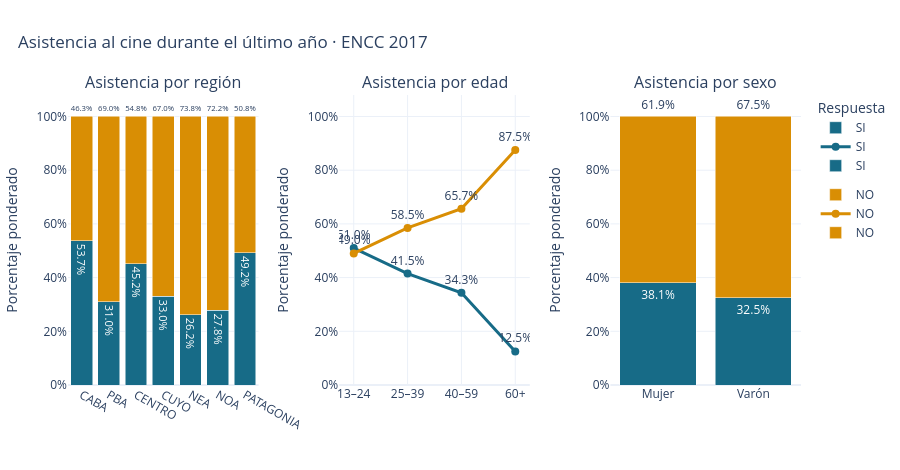

Notebook code cell kept with this figure:
### Markdown cell above
## 2. Tablero

La escala vertical declara que se trata de porcentajes. Los colores se repiten entre vistas para `SI` y `NO`; las etiquetas y el texto emergente también comunican los valores. El detalle emergente incluye el tamaño muestral por respuesta.

### Code cell
figura = crear_tablero(datos)
figura.show()

### Figure 1 — Plotly figure (JSON) as saved in the notebook; plotly's stock layout.template omitted (floating-point values rounded to 4 significant figures)
{"data": [{"customdata": [236, 137, 198, 131, 116, 99, 191], "hovertemplate": "Grupo: %{x}<br>Respuesta: %{fullData.name}<br>Estimación ponderada: %{y:.1f}%<br>Personas encuestadas: %{customdata}<extra></extra>", "legendgroup": "SI", "marker": {"color": "#176B87"}, "name": "SI", "text": ["53.7%", "31.0%", "45.2%", "33.0%", "26.2%", "27.8%", "49.2%"], "textposition": "outside", "type": "bar", "x": ["CABA", "PBA", "CENTRO", "CUYO", "NEA", "NOA", "PATAGONIA"], "xaxis": "x", "y": [53.69, 31.0, 45.24, 32.96, 26.2, 27.79, 49.21], "yaxis": "y"}, {"customdata": [164, 263, 202, 269, 284, 301, 209], "hovertemplate": "Grupo: %{x}<br>Respuesta: %{fullData.name}<br>Estimación ponderada: %{y:.1f}%<br>Personas encuestadas: %{customdata}<extra></extra>", "legendgroup": "NO", "marker": {"color": "#D98E04"}, "name": "NO", "text": ["46.3%", "69.0%", "54.8%", "67.0%", "73.8%", "72.2%", "50.8%"], "textposition": "outside", "type": "bar", "x": ["CABA", "PBA", "CENTRO", "CUYO", "NEA", "NOA", "PATAGONIA"], "xaxis": "x", "y": [46.31, 69.0, 54.76, 67.04, 73.8, 72.21, 50.79], "yaxis": "y"}, {"customdata": [471, 297, 241, 99], "hovertemplate": "Grupo: %{x}<br>Respuesta: %{fullData.name}<br>Estimación ponderada: %{y:.1f}%<br>Personas encuestadas: %{customdata}<extra></extra>", "legendgroup": "SI", "line": {"color": "#176B87", "width": 3}, "marker": {"size": 8}, "mode": "lines+markers+text", "name": "SI", "text": ["51.0%", "41.5%", "34.3%", "12.5%"], "textposition": "top center", "type": "scatter", "x": ["13–24", "25–39", "40–59", "60+"], "xaxis": "x2", "y": [50.99, 41.49, 34.34, 12.49], "yaxis": "y2"}, {"customdata": [390, 385, 442, 475], "hovertemplate": "Grupo: %{x}<br>Respuesta: %{fullData.name}<br>Estimación ponderada: %{y:.1f}%<br>Personas encuestadas: %{customdata}<extra></extra>", "legendgroup": "NO", "line": {"color": "#D98E04", "width": 3}, "marker": {"size": 8}, "mode": "lines+markers+text", "name": "NO", "text": ["49.0%", "58.5%", "65.7%", "87.5%"], "textposition": "top center", "type": "scatter", "x": ["13–24", "25–39", "40–59", "60+"], "xaxis": "x2", "y": [49.01, 58.51, 65.66, 87.51], "yaxis": "y2"}, {"customdata": [566, 542], "hovertemplate": "Grupo: %{x}<br>Respuesta: %{fullData.name}<br>Estimación ponderada: %{y:.1f}%<br>Personas encuestadas: %{customdata}<extra></extra>", "legendgroup": "SI", "marker": {"color": "#176B87"}, "name": "SI", "text": ["38.1%", "32.5%"], "textposition": "outside", "type": "bar", "x": ["Mujer", "Varón"], "xaxis": "x3", "y": [38.1, 32.47], "yaxis": "y3"}, {"customdata": [837, 855], "hovertemplate": "Grupo: %{x}<br>Respuesta: %{fullData.name}<br>Estimación ponderada: %{y:.1f}%<br>Personas encuestadas: %{customdata}<extra></extra>", "legendgroup": "NO", "marker": {"color": "#D98E04"}, "name": "NO", "text": ["61.9%", "67.5%"], "textposition": "outside", "type": "bar", "x": ["Mujer", "Varón"], "xaxis": "x3", "y": [61.9, 67.53], "yaxis": "y3"}], "layout": {"annotations": [{"font": {"size": 16}, "showarrow": false, "text": "Asistencia por región", "x": 0.13, "xanchor": "center", "xref": "paper", "y": 1.0, "yanchor": "bottom", "yref": "paper"}, {"font": {"size": 16}, "showarrow": false, "text": "Asistencia por edad", "x": 0.5, "xanchor": "center", "xref": "paper", "y": 1.0, "yanchor": "bottom", "yref": "paper"}, {"font": {"size": 16}, "showarrow": false, "text": "Asistencia por sexo", "x": 0.87, "xanchor": "center", "xref": "paper", "y": 1.0, "yanchor": "bottom", "yref": "paper"}], "barmode": "stack", "height": 470, "legend": {"title": {"text": "Respuesta"}}, "margin": {"b": 55, "l": 35, "r": 25, "t": 95}, "title": {"text": "Asistencia al cine durante el último año · ENCC 2017", "x": 0.02, "xanchor": "left"}, "xaxis": {"anchor": "y", "domain": [0.0, 0.26], "title": {"text": ""}}, "xaxis2": {"anchor": "y2", "domain": [0.37, 0.63], "title": {"text": ""}}, "xaxis3": {"anchor": "y3", "domain": [0.74, 1.0], "title": {"text": ""}}, "yaxis": {"anchor": "x", "domain": [0.0, 1.0], "range": [0, 108], "ticksuffix": "%", "title": {"text": "Porcentaje ponderado"}}, "yaxis2": {"anchor": "x2", "domain": [0.0, 1.0], "range": [0, 108], "ticksuffix": "%", "title": {"text": "Porcentaje ponderado"}}, "yaxis3": {"anchor": "x3", "domain": [0.0, 1.0], "range": [0, 108], "ticksuffix": "%", "title": {"text": "Porcentaje ponderado"}}}}
